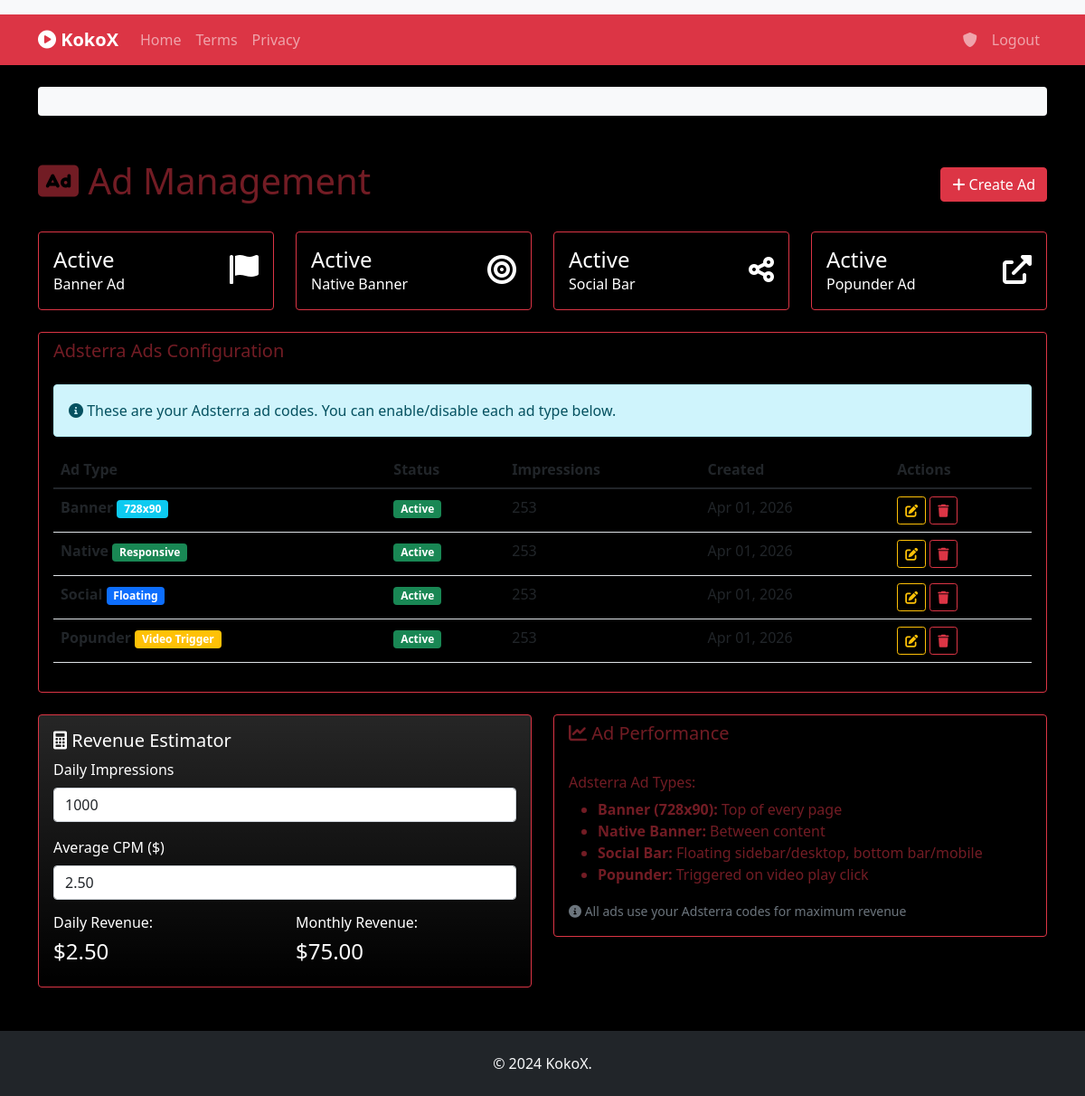
The app's page /admin/ads (signed in), older data.
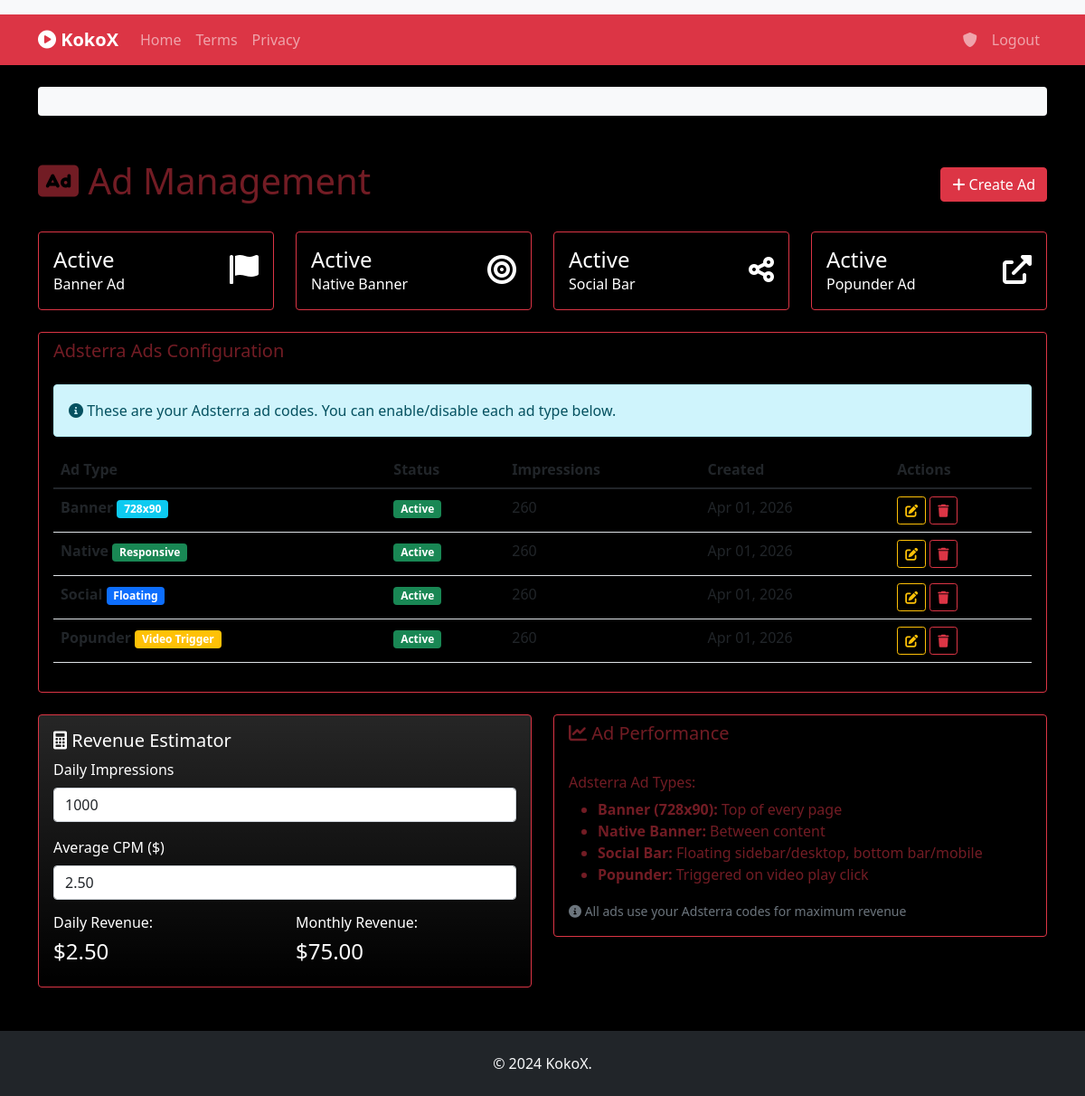
The same page, newer data.
### app.py (models this page shows)
class WebsiteConfig(db.Model):
    id = db.Column(db.Integer, primary_key=True)
    key = db.Column(db.String(100), unique=True, nullable=False)
    value = db.Column(db.Text)
    description = db.Column(db.String(200))
    created_at = db.Column(db.DateTime, default=datetime.utcnow)
    updated_at = db.Column(db.DateTime, default=datetime.utcnow, onupdate=datetime.utcnow)

class Ad(db.Model):
    id = db.Column(db.Integer, primary_key=True)
    name = db.Column(db.String(100), nullable=False)
    type = db.Column(db.String(20), nullable=False)  # 'banner', 'native', 'social', 'popunder'
    code = db.Column(db.Text)  # Adsterra code
    is_active = db.Column(db.Boolean, default=True)
    impressions = db.Column(db.Integer, default=0)
    created_at = db.Column(db.DateTime, default=datetime.utcnow)
    banner_code = db.Column(db.Text, default='''<script>
  atOptions = {
    'key' : '8222901a4a0a0abca1bf6e66669f066d',
    'format' : 'iframe',
    'height' : 90,
    'width' : 728,
    'params' : {}
  };
</script>
<script src="https://www.highperformanceformat.com/8222901a4a0a0abca1bf6e66669f066d/invoke.js"></script>''')
    native_code = db.Column(db.Text, default='''<script async="async" data-cfasync="false" src="https://pl27495792.profitablecpmratenetwork.com/8e51db288c92c2ddbe02fec1d76fb9ae/invoke.js"></script>
<div id="container-8e51db288c92c2ddbe02fec1d76fb9ae"></div>''')
    social_code = db.Column(db.Text, default='''<script src="https://pl27495784.profitablecpmratenetwork.com/b0/db/62/b0db62ad1f1a1d4102ccae80a8ecdf4a.js"></script>''')
    popunder_code = db.Column(db.Text, default='''<script src="https://pl27466028.profitablecpmratenetwork.com/1c/ec/ba/1cecba33959a73dc0225a98248e1e330.js"></script>''')

### app.py (the view)
@app.route('/admin/ads')
@login_required
def manage_ads():
    if not current_user.is_admin:
        flash('Access denied.')
        return redirect(url_for('index'))
    ads_list = Ad.query.all()
    ads_dict = {}
    for ad in ads_list:
        ads_dict[ad.type] = ad
    return render_template('ads.html', ads=ads_dict)

### app.py (called while the page is built)
@login_manager.user_loader
def load_user(user_id):
    return User.query.get(int(user_id))

@app.context_processor
def inject_theme():
    active_theme = Theme.query.filter_by(is_active=True).first()
    configs = WebsiteConfig.query.all()
    config_dict = {config.key: config.value for config in configs}
    categories = Category.query.order_by(Category.display_name.asc()).all()
    return {
        'active_theme': active_theme,
        'configs': config_dict,
        'categories': categories
    }

@app.context_processor
def inject_ads():
    ads = Ad.query.filter_by(is_active=True).all()
    ad_codes = {}
    for ad in ads:
        ad_codes[ad.type] = ad
    for ad in ads:
        ad.impressions += 1
        db.session.commit()
    return {'ads': ad_codes}

### templates/ads.html (shortened to what this page needs)
{% extends "base.html" %}
{% block content %}
<div class="row">
    <div class="col-12">
        <div class="d-flex justify-content-between align-items-center mb-4">
            <h1><i class="fas fa-ad"></i> Ad Management</h1>
            <a href="{{ url_for('create_ad') }}" class="btn btn-primary">
                <i class="fas fa-plus"></i> Create Ad
            </a>
        </div>
    </div>
</div>
<div class="row mb-4">
    <div class="col-md-3">
        <div class="card bg-primary text-white">
            <div class="card-body">
                <div class="d-flex align-items-center">
                    <div class="flex-grow-1">
                        <h4 class="mb-0">{% if ads.banner %}Active{% else %}Inactive{% endif %}</h4>
                        <p class="mb-0">Banner Ad</p>
                    </div>
                    <div>
                        <i class="fas fa-flag fa-2x"></i>
                    </div>
                </div>
            </div>
        </div>
    </div>
    <div class="col-md-3">
        <div class="card bg-success text-white">
            <div class="card-body">
                <div class="d-flex align-items-center">
                    <div class="flex-grow-1">
                        <h4 class="mb-0">{% if ads.native %}Active{% else %}Inactive{% endif %}</h4>
                        <p class="mb-0">Native Banner</p>
                    </div>
                    <div>
                        <i class="fas fa-bullseye fa-2x"></i>
                    </div>
                </div>
            </div>
        </div>
    </div>
    <div class="col-md-3">
        <div class="card bg-info text-white">
            <div class="card-body">
                <div class="d-flex align-items-center">
                    <div class="flex-grow-1">
                        <h4 class="mb-0">{% if ads.social %}Active{% else %}Inactive{% endif %}</h4>
                        <p class="mb-0">Social Bar</p>
                    </div>
                    <div>
                        <i class="fas fa-share-alt fa-2x"></i>
                    </div>
                </div>
            </div>
        </div>
    </div>
    <div class="col-md-3">
        <div class="card bg-warning text-white">
            <div class="card-body">
                <div class="d-flex align-items-center">
                    <div class="flex-grow-1">
                        <h4 class="mb-0">{% if ads.popunder %}Active{% else %}Inactive{% endif %}</h4>
                        <p class="mb-0">Popunder Ad</p>
                    </div>
                    <div>
                        <i class="fas fa-external-link-alt fa-2x"></i>
                    </div>
                </div>
            </div>
        </div>
    </div>
</div>
<div class="row">
    <div class="col-12">
        <div class="card">
            <div class="card-header">
                <h5 class="mb-0">Adsterra Ads Configuration</h5>
            </div>
            <div class="card-body">
                <div class="alert alert-info">
                    <i class="fas fa-info-circle"></i> These are your Adsterra ad codes. You can enable/disable each ad type below.
                </div>
                {% if ads %}
                <div class="table-responsive">
                    <table class="table table-striped">
                        <thead>
                            <tr>
                                <th>Ad Type</th>
                                <th>Status</th>
                                <th>Impressions</th>
                                <th>Created</th>
                                <th>Actions</th>
                            </tr>
                        </thead>
                        <tbody>
                            {% for ad_type, ad in ads.items() %}
                            {% if ad %}
                            <tr>
                                <td>
                                    <strong>{{ ad_type.title() }}</strong>
                                    {% if ad_type == 'banner' %}
                                    <span class="badge bg-info">728x90</span>
                                    {% elif ad_type == 'native' %}
                                    <span class="badge bg-success">Responsive</span>
                                    {% elif ad_type == 'social' %}
                                    <span class="badge bg-primary">Floating</span>
                                    {% elif ad_type == 'popunder' %}
                                    <span class="badge bg-warning">Video Trigger</span>
                                    {% endif %}
                                </td>
                                <td>
                                    {% if ad.is_active %}
                                    <span class="badge bg-success">Active</span>
                                    {% else %}
                                    <span class="badge bg-secondary">Inactive</span>
                                    {% endif %}
                                </td>
                                <td>{{ "{:,}".format(ad.impressions) }}</td>
                                <td>{{ ad.created_at.strftime('%b %d, %Y') }}</td>
                                <td>
                                    <a href="{{ url_for('edit_ad', ad_id=ad.id) }}" class="btn btn-sm btn-outline-warning">
                                        <i class="fas fa-edit"></i>
                                    </a>
                                    <button class="btn btn-sm btn-outline-danger" onclick="deleteAd({{ ad.id|safe }})">
                                        <i class="fas fa-trash"></i>
                                    </button>
                                </td>
                            </tr>
                            {% endif %}
                            {% endfor %}
                        </tbody>
                    </table>
                </div>
                {% endif %}
            </div>
        </div>
    </div>
</div>
<div class="row mt-4">
    <div class="col-md-6">
        <div class="card bg-gradient" style="background: linear-gradient(45deg, #667eea 0%, #764ba2 100%); color: white;">
            <div class="card-body">
                <h5><i class="fas fa-calculator"></i> Revenue Estimator</h5>
                <div class="mb-3">
                    <label class="form-label">Daily Impressions</label>
                    <input type="number" class="form-control" id="dailyImpressions" value="1000">
                </div>
                <div class="mb-3">
                    <label class="form-label">Average CPM ($)</label>
                    <input type="number" class="form-control" id="avgCPM" value="2.50" step="0.01">
                </div>
                <div class="row">
                    <div class="col-6">
                        <h6>Daily Revenue:</h6>
                        <h4 id="dailyRevenue">$2.50</h4>
                    </div>
                    <div class="col-6">
                        <h6>Monthly Revenue:</h6>
                        <h4 id="monthlyRevenue">$75.00</h4>
                    </div>
                </div>
            </div>
        </div>
    </div>
    <div class="col-md-6">
        <div class="card">
            <div class="card-header">
                <h5><i class="fas fa-chart-line"></i> Ad Performance</h5>
            </div>
            <div class="card-body">
                <h6>Adsterra Ad Types:</h6>
                <ul>
                    <li><strong>Banner (728x90):</strong> Top of every page</li>
                    <li><strong>Native Banner:</strong> Between content</li>
                    <li><strong>Social Bar:</strong> Floating sidebar/desktop, bottom bar/mobile</li>
                    <li><strong>Popunder:</strong> Triggered on video play click</li>
                </ul>
                <div class="mt-3">
                    <small class="text-muted">
                        <i class="fas fa-info-circle"></i> All ads use your Adsterra codes for maximum revenue
                    </small>
                </div>
            </div>
        </div>
    </div>
</div>
{% endblock %}

### templates/base.html (shortened to what this page needs)
<!DOCTYPE html>
<html lang="en">
<head>
    <link href="https://cdn.jsdelivr.net/npm/bootstrap@5.1.3/dist/css/bootstrap.min.css" rel="stylesheet">
    <link href="https://cdnjs.cloudflare.com/ajax/libs/font-awesome/6.0.0/css/all.min.css" rel="stylesheet">
</head>
<body>
    {% if ads.banner %}
    <div class="container-fluid bg-light py-2">
    </div>
    {% endif %}
    <nav class="navbar navbar-expand-lg navbar-dark bg-dark">
        <div class="container">
            <a class="navbar-brand" href="{{ url_for('index') }}">
                <i class="fas fa-play-circle"></i> {{ configs.get('site_title', 'KokoX').split(' - ')[0] }}
            </a>
            <div class="collapse navbar-collapse" id="navbarNav">
                <ul class="navbar-nav me-auto mb-2 mb-lg-0">
                    <li class="nav-item">
                        <a class="nav-link" href="{{ url_for('index') }}">Home</a>
                    </li>
                    <li class="nav-item">
                        <a class="nav-link" href="{{ url_for('terms') }}">Terms</a>
                    </li>
                    <li class="nav-item">
                        <a class="nav-link" href="{{ url_for('privacy') }}">Privacy</a>
                    </li>
                </ul>
                <ul class="navbar-nav">
                    {% if current_user.is_authenticated and current_user.is_admin %}
                    <li class="nav-item">
                        <a class="nav-link" href="{{ url_for('admin') }}">
                            <i class="fas fa-shield-alt"></i>
                        </a>
                    </li>
                    <li class="nav-item">
                        <a class="nav-link" href="{{ url_for('logout') }}">Logout</a>
                    </li>
                    {% else %}
                    <li class="nav-item">
                        <a class="nav-link" href="{{ url_for('login') }}">
                            <i class="fas fa-shield-alt"></i>
                        </a>
                    </li>
                    {% endif %}
                </ul>
            </div>
        </div>
    </nav>
    {% if ads.native and ads.native.is_active %}
    <div class="container mt-4">
        <div class="native-ad bg-light rounded p-3">
        </div>
    </div>
    {% endif %}
    <main class="container mt-4">
        {% block content %}{% endblock %}
    </main>
    <footer class="bg-dark text-light py-4 mt-5">
        <div class="container text-center">
            <p class="mb-0">{{ configs.get('footer_text', ' 2024 KokoX. All rights reserved.') }}</p>
        </div>
    </footer>
</body>
</html>

Row changes from the older to the newer data that the page shows:
changed Ad "Banner": impressions "253" → "260"
changed Ad "Native": impressions "253" → "260"
changed Ad "Social": impressions "253" → "260"
changed Ad "Popunder": impressions "253" → "260"
